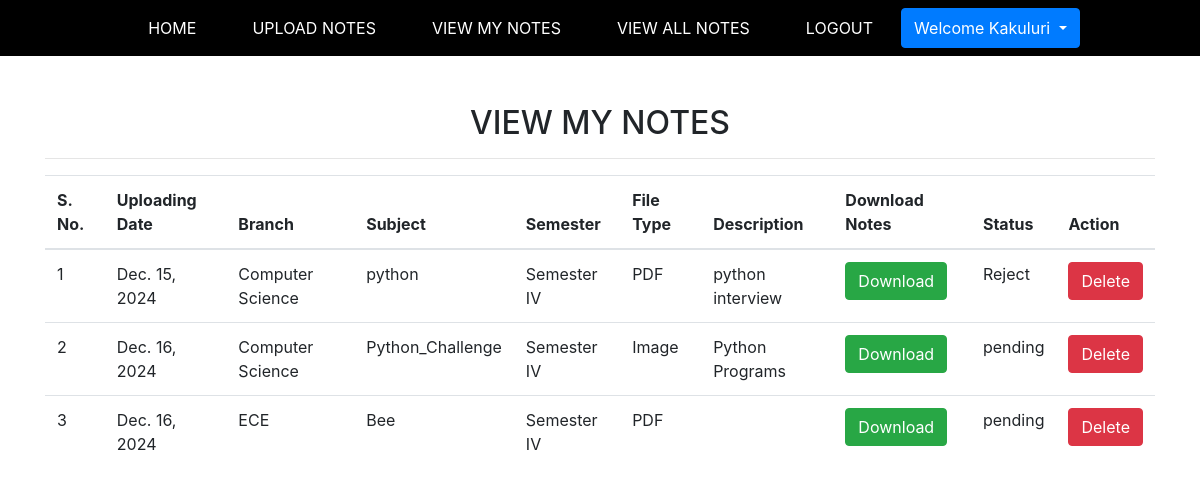
The page /view_mynotes/ (signed in) on the database its author committed.
### Notes/models.py (models this page shows, shortened)
class Notes(models.Model):
    user = models.ForeignKey(User, on_delete=models.CASCADE)
    uploadingdate= models.DateField(auto_now_add=True)
    branch = models.CharField(max_length=40)
    subject=models.CharField(max_length=40)
    designation=models.CharField(max_length=40,default="student")
    notesFile= models.FileField(null=True)
    filetype=models.CharField(max_length=40)
    description= models.CharField(max_length=200,null=True)
    status=models.CharField(max_length=40)
    semester=models.CharField(max_length=50,default="unknown")

### Notes/views.py (the view)
# urls.py: path('view_mynotes/', view_mynotes, name="view_mynotes"),
def view_mynotes(request):
    if not request.user.is_authenticated:
        return redirect('login')
    user=User.objects.get(id=request.user.id)
    notes=Notes.objects.filter(user=user)
    d={'notes':notes}
    return render(request,'view_mynotes.html',d)

### Notes/templates/view_mynotes.html
{% extends 'usernavigation.html' %}
{% load static %}
{% block body %}
    <div class="container mt-5">
    <h2 class="text-center">VIEW MY NOTES</h2>
            <HR>
    <table class="table table=bordered" id="myTable">
        <thead>
        <tr>
            <th>S. No.</th>
            <th>Uploading Date</th>
            <th>Branch</th>
            <th>Subject</th>
            <th>Semester</th>
            <th>File Type</th>
            <th>Description</th>
            <th>Download Notes</th>
            <th>Status</th>
            <th>Action</th>
        </tr>
        {% for i in notes %}
        <tr>
        <td>{{ forloop.counter }}</td>
        <td>{{ i.uploadingdate }}</td>
        <td>{{ i.branch }}</td>
        <td>{{ i.subject }}</td>
        <td>{{ i.semester }}</td>
        <td>{{ i.filetype }}</td>
        <td>{{ i.description }}</td>
        <td><a href="{{ i.notesFile.url }}" class="btn btn-success" download> Download </a></td>
        <td>{{ i.status}}</td>
        <td><a href="{% url 'delete_mynotes' i.id %}" class="btn btn-danger" onclick="return confirm('Are You Sure to Delete ?')">Delete </a></td>
        </tr>
        {% endfor %}
        </thead>
    </table>
    </div>
{% endblock %}

### Notes/templates/usernavigation.html (shortened to what this page needs)
<!DOCTYPE html>
<html lang="en">
<head>
    {% load static %}
  <link rel="stylesheet" href="https://maxcdn.bootstrapcdn.com/bootstrap/4.3.1/css/bootstrap.min.css">
  <link rel="stylesheet" href="https://use.fontawesome.com/releases/v5.6.3/css/all.css">
    <link href="https://cdn.jsdelivr.net/npm/bootstrap-icons/font/bootstrap-icons.css" rel="stylesheet">
    <link rel="stylesheet" href="{% static 'css/mystyle.css' %}">
</head>
<body>
<nav class="navbar navbar-expand-sm justify-content-center" style="background-color: black">
    <ul class="navbar-nav">
        <li class="navbar-item">
            <a class="nav-link" href="{% url 'profile' %}">HOME</a>
        </li>
         <li class="navbar-item">
            <a class="nav-link" href="{% url 'upload_notes' %}">UPLOAD NOTES</a>
        </li>
         <li class="navbar-item">
            <a class="nav-link" href="{% url 'view_mynotes' %}">VIEW MY NOTES</a>
        </li>
         <li class="navbar-item">
            <a class="nav-link" href="{% url 'viewallnotes' %}">VIEW ALL NOTES</a>
        </li>
        <li class="navbar-item">
            <form method="post" action="{% url 'logout' %}" style="display: inline;">
                <button type="submit" class="nav-link" style="border: none; background: none;  color: white; cursor: pointer;">LOGOUT</button>
            </form>
        </li>
        <div class="btn-group">
            <button type="button" class="btn btn-primary dropdown-toggle" data-toggle="dropdown">
                Welcome {{ request.user.first_name }}
            </button>
        </div>
    </ul>
</nav>
</body>
</html>
{% block body %}
{% endblock %}

### Notes/static/css/mystyle.css (style rules this page uses)
.nav-link { color:white }
.navbar-item { margin: 0 20px; }

### rows shown on the page
Notes: uploadingdate "Dec. 15, 2024", branch "Computer Science", subject "python", semester "Semester IV", filetype "PDF", description "python interview", status "Reject"
Notes: uploadingdate "Dec. 16, 2024", branch "Computer Science", subject "Python_Challenge", semester "Semester IV", filetype "Image", description "Python Programs", status "pending"
Notes: uploadingdate "Dec. 16, 2024", branch "ECE", subject "Bee", semester "Semester IV", filetype "PDF", status "pending"

### other values the page prints
{{ request.user.first_name }} "Kakuluri"
